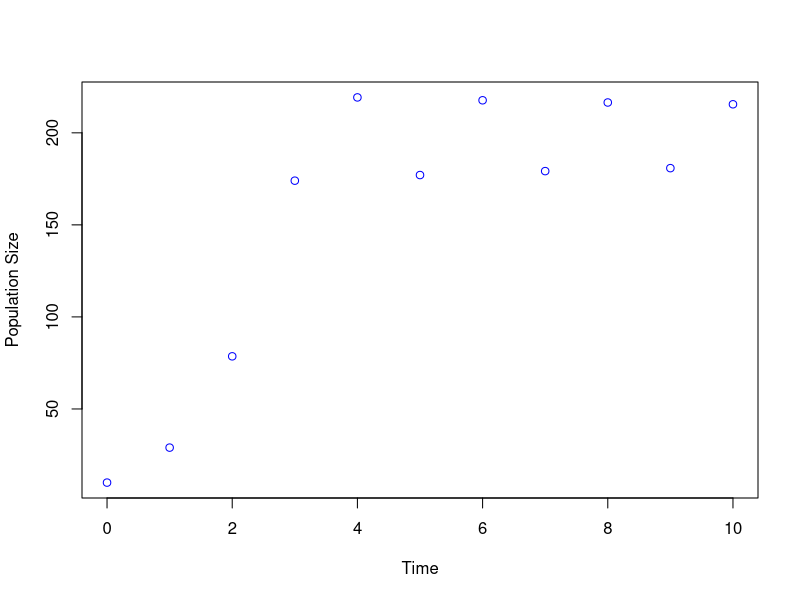
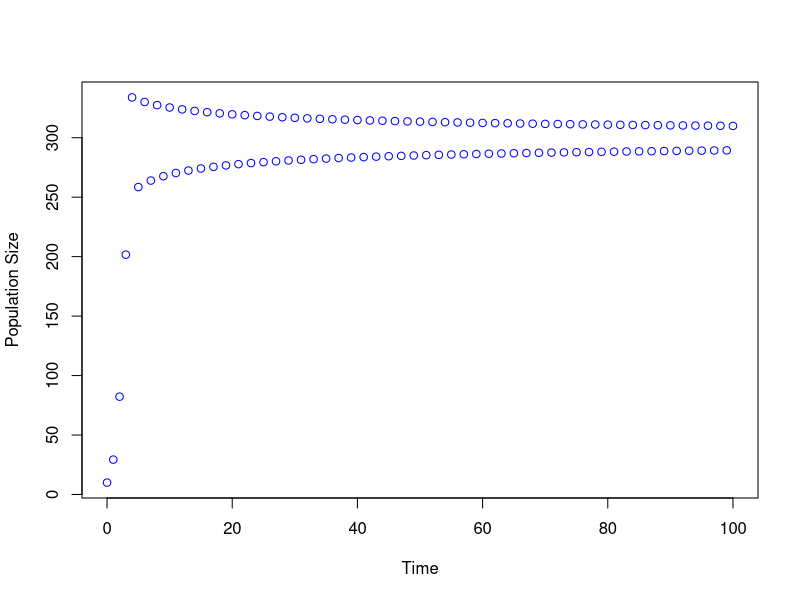
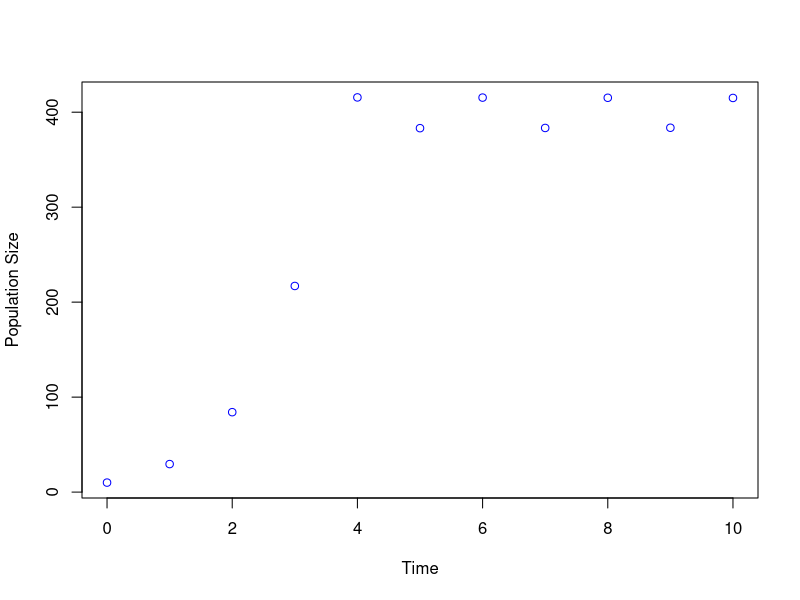

Generate these figures, in order, with R:
#!/usr/bin/Rscript
#Author: "Emma Fox (eafox@ucla.edu)"

# Setup Statements #

# Initial Values and Parameters #

LogGrowth<-function(N0=10,rd=2,kk=200,ttMax=10){
  #simulate logistic growth
  NN<-matrix(NA,nrow=1,ncol=ttMax+1)
  NN[1]<-N0
  
  for (tt in 1:ttMax){
    NN[tt+1] <- NN[tt] * (1 + rd * (1 - (NN[tt] / kk)))
  }
  
  #plots get produced outside workspace
  plot(0:ttMax,NN,xlab="Time",ylab="Population Size",col="blue")
  
  return(NN)
}

# Perform Calculations #

LogGrowth()
LogGrowth(10,2,300,100)
NewVect<-LogGrowth(kk=400)

# Visualize Results #


